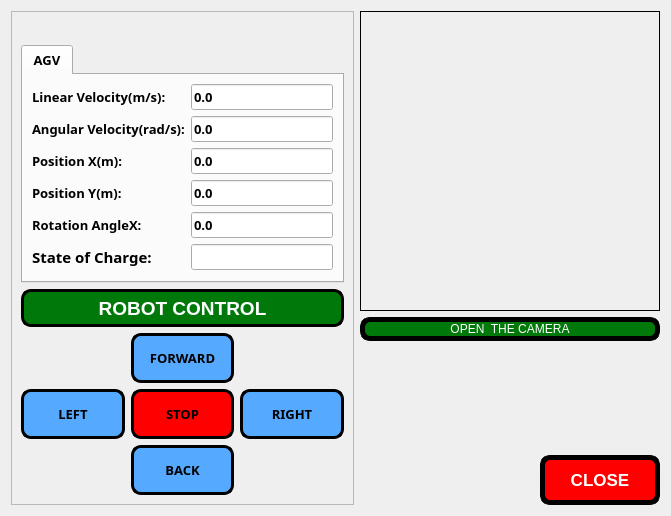
      <widget class="QWidget" name="KONTROL">
       <attribute name="icon">
        <iconset resource="../autonomous_guided_vehicles_gui-main/docs/ikonlar.qrc">
         <normaloff>:/images/icons/agv_icons.png</normaloff>:/images/icons/agv_icons.png</iconset>
       </attribute>
       <attribute name="title">
        <string>CONTROL</string>
       </attribute>
       <layout class="QGridLayout" name="gridLayout_3">
        <item row="1" column="0">
         <widget class="QFrame" name="frame_2">
          <property name="sizePolicy">
           <sizepolicy hsizetype="Preferred" vsizetype="Expanding">
            <horstretch>0</horstretch>
            <verstretch>0</verstretch>
           </sizepolicy>
          </property>
          <property name="frameShape">
           <enum>QFrame::StyledPanel</enum>
          </property>
          <property name="frameShadow">
           <enum>QFrame::Raised</enum>
          </property>
          <layout class="QGridLayout" name="gridLayout_4">
           <item row="0" column="1">
            <widget class="QWidget" name="widget" native="true">
             <property name="font">
              <font>
               <family>Sans</family>
               <weight>75</weight>
               <bold>true</bold>
              </font>
             </property>
             <layout class="QGridLayout" name="gridLayout_19"/>
            </widget>
           </item>
           <item row="8" column="1">
            <layout class="QGridLayout" name="gridLayout_5">
             <item row="1" column="1">
              <widget class="QPushButton" name="buton_ileri">
               <property name="minimumSize">
                <size>
                 <width>0</width>
                 <height>50</height>
                </size>
               </property>
               <property name="maximumSize">
                <size>
                 <width>16777215</width>
                 <height>50</height>
                </size>
               </property>
               <property name="font">
                <font>
                 <family>Sans Serif</family>
                 <pointsize>10</pointsize>
                 <weight>75</weight>
                 <bold>true</bold>
                </font>
               </property>
               <property name="styleSheet">
                <string notr="true">QPushButton{
	background-color: rgb(85, 170, 255);
	color: rgb(0, 0, 0);
	border: 3px solid;
	border-radius: 10px;
}
QPushButton::hover
{
	background-color: rgb(0, 255, 0);
}
QPushButton::checked
{
	background-color: rgb(0, 255, 0);
}</string>
               </property>
               <property name="text">
                <string>FORWARD</string>
               </property>
               <property name="checkable">
                <bool>false</bool>
               </property>
              </widget>
             </item>
             <item row="3" column="1">
              <widget class="QPushButton" name="buton_geri">
               <property name="minimumSize">
                <size>
                 <width>0</width>
                 <height>50</height>
                </size>
               </property>
               <property name="maximumSize">
                <size>
                 <width>16777215</width>
                 <height>50</height>
                </size>
               </property>
               <property name="font">
                <font>
                 <family>Sans Serif</family>
                 <pointsize>10</pointsize>
                 <weight>75</weight>
                 <bold>true</bold>
                </font>
               </property>
               <property name="styleSheet">
                <string notr="true">QPushButton{
	background-color: rgb(85, 170, 255);
	color: rgb(0, 0, 0);
	border: 3px solid;
	border-radius: 10px;
}
QPushButton::hover
{
	background-color: rgb(0, 255, 0);
}
QPushButton::checked
{
	background-color: rgb(0, 255, 0);
}</string>
               </property>
               <property name="text">
                <string>BACK</string>
               </property>
               <property name="checkable">
                <bool>false</bool>
               </property>
              </widget>
             </item>
             <item row="2" column="1">
              <widget class="QPushButton" name="buton_dur">
               <property name="minimumSize">
                <size>
                 <width>0</width>
                 <height>50</height>
                </size>
               </property>
               <property name="maximumSize">
                <size>
                 <width>16777215</width>
                 <height>50</height>
                </size>
               </property>
               <property name="font">
                <font>
                 <family>Sans Serif</family>
                 <pointsize>10</pointsize>
                 <weight>75</weight>
                 <bold>true</bold>
                </font>
               </property>
               <property name="styleSheet">
                <string notr="true">QPushButton{
	background-color: rgb(255, 0, 0);
	color: rgb(0, 0, 0);
	border: 3px solid;
	border-radius: 10px;
}
QPushButton::hover
{
	background-color: rgb(0, 255, 0);
}</string>
               </property>
               <property name="text">
                <string>STOP</string>
               </property>
               <property name="checkable">
                <bool>true</bool>
               </property>
              </widget>
             </item>
             <item row="2" column="0">
              <widget class="QPushButton" name="buton_sol">
               <property name="minimumSize">
                <size>
                 <width>0</width>
                 <height>50</height>
                </size>
               </property>
               <property name="maximumSize">
                <size>
                 <width>16777215</width>
                 <height>50</height>
                </size>
               </property>
               <property name="font">
                <font>
                 <family>Sans Serif</family>
                 <pointsize>10</pointsize>
                 <weight>75</weight>
                 <bold>true</bold>
                </font>
               </property>
               <property name="styleSheet">
                <string notr="true">QPushButton{
	background-color: rgb(85, 170, 255);
	color: rgb(0, 0, 0);
	border: 3px solid;
	border-radius: 10px;
}
QPushButton::hover
{
	background-color: rgb(0, 255, 0);
}
QPushButton::checked
{
	background-color: rgb(0, 255, 0);
}</string>
               </property>
               <property name="text">
                <string>LEFT</string>
               </property>
               <property name="checkable">
                <bool>false</bool>
               </property>
              </widget>
             </item>
             <item row="2" column="2">
              <widget class="QPushButton" name="buton_sag">
               <property name="minimumSize">
                <size>
                 <width>0</width>
                 <height>50</height>
                </size>
               </property>
               <property name="maximumSize">
                <size>
                 <width>16777215</width>
                 <height>50</height>
                </size>
               </property>
               <property name="font">
                <font>
                 <family>Sans Serif</family>
                 <pointsize>10</pointsize>
                 <weight>75</weight>
                 <bold>true</bold>
                </font>
               </property>
               <property name="styleSheet">
                <string notr="true">QPushButton{
	background-color: rgb(85, 170, 255);
	color: rgb(0, 0, 0);
	border: 3px solid;
	border-radius: 10px;
}
QPushButton::hover
{
	background-color: rgb(0, 255, 0);
}
QPushButton::checked
{
	background-color: rgb(0, 255, 0);
}</string>
               </property>
               <property name="text">
                <string>RIGHT</string>
               </property>
               <property name="checkable">
                <bool>false</bool>
               </property>
              </widget>
             </item>
            </layout>
           </item>
           <item row="6" column="1">
            <widget class="QLabel" name="text_2">
             <property name="minimumSize">
              <size>
               <width>0</width>
               <height>38</height>
              </size>
             </property>
             <property name="maximumSize">
              <size>
               <width>16777215</width>
               <height>38</height>
              </size>
             </property>
             <property name="font">
              <font>
               <family>Ubuntu</family>
               <pointsize>14</pointsize>
               <weight>75</weight>
               <bold>true</bold>
              </font>
             </property>
             <property name="styleSheet">
              <string notr="true">QLabel{
background-color: rgb(0, 120, 10);
	color: rgb(255, 255, 255);
	border: 3px solid;
	border-radius: 10px ;
}</string>
             </property>
             <property name="text">
              <string>ROBOT CONTROL</string>
             </property>
             <property name="scaledContents">
              <bool>true</bool>
             </property>
             <property name="alignment">
              <set>Qt::AlignCenter</set>
             </property>
            </widget>
           </item>
           <item row="3" column="1">
            <widget class="QTabWidget" name="tabWidget">
             <property name="font">
              <font>
               <family>Sans Serif</family>
               <pointsize>10</pointsize>
               <weight>75</weight>
               <bold>true</bold>
              </font>
             </property>
             <property name="currentIndex">
              <number>0</number>
             </property>
             <widget class="QWidget" name="tab_1">
              <attribute name="title">
               <string>AGV</string>
              </attribute>
              <layout class="QGridLayout" name="gridLayout_24">
               <item row="0" column="1">
                <widget class="QLineEdit" name="linear_info">
                 <property name="text">
                  <string>0.0</string>
                 </property>
                </widget>
               </item>
               <item row="4" column="1">
                <widget class="QLineEdit" name="donus_aci_info">
                 <property name="text">
                  <string>0.0</string>
                 </property>
                </widget>
               </item>
               <item row="3" column="0">
                <widget class="QLabel" name="position_y">
                 <property name="font">
                  <font>
                   <family>Sans Serif</family>
                   <weight>75</weight>
                   <italic>false</italic>
                   <bold>true</bold>
                  </font>
                 </property>
                 <property name="text">
                  <string>Position Y(m):</string>
                 </property>
                </widget>
               </item>
               <item row="3" column="1">
                <widget class="QLineEdit" name="y_info">
                 <property name="text">
                  <string>0.0</string>
                 </property>
                </widget>
               </item>
               <item row="2" column="1">
                <widget class="QLineEdit" name="x_info">
                 <property name="text">
                  <string>0.0</string>
                 </property>
                </widget>
               </item>
               <item row="4" column="0">
                <widget class="QLabel" name="rotation_angle">
                 <property name="font">
                  <font>
                   <family>Sans Serif</family>
                   <weight>75</weight>
                   <italic>false</italic>
                   <bold>true</bold>
                  </font>
                 </property>
                 <property name="text">
                  <string>Rotation AngleX:</string>
                 </property>
                </widget>
               </item>
               <item row="1" column="0">
                <widget class="QLabel" name="angular_vel">
                 <property name="font">
                  <font>
                   <family>Sans Serif</family>
                   <weight>75</weight>
                   <italic>false</italic>
                   <bold>true</bold>
                  </font>
                 </property>
                 <property name="text">
                  <string>Angular Velocity(rad/s):</string>
                 </property>
                </widget>
               </item>
               <item row="1" column="1">
                <widget class="QLineEdit" name="acisal_hiz_info">
                 <property name="text">
                  <string>0.0</string>
                 </property>
                </widget>
               </item>
               <item row="0" column="0">
                <widget class="QLabel" name="linear_vel">
                 <property name="font">
                  <font>
                   <family>Sans Serif</family>
                   <weight>75</weight>
                   <italic>false</italic>
                   <bold>true</bold>
                  </font>
                 </property>
                 <property name="text">
                  <string>Linear Velocity(m/s):</string>
                 </property>
                </widget>
               </item>
               <item row="2" column="0">
                <widget class="QLabel" name="position_x">
                 <property name="font">
                  <font>
                   <family>Sans Serif</family>
                   <weight>75</weight>
                   <italic>false</italic>
                   <bold>true</bold>
                  </font>
                 </property>
                 <property name="text">
                  <string>Position X(m):</string>
                 </property>
                </widget>
               </item>
               <item row="5" column="0">
                <widget class="QLabel" name="sarj_durumu">
                 <property name="font">
                  <font>
                   <family>Sans</family>
                   <pointsize>11</pointsize>
                   <weight>75</weight>
                   <italic>false</italic>
                   <bold>true</bold>
                  </font>
                 </property>
                 <property name="text">
                  <string>State of Charge:</string>
                 </property>
                </widget>
               </item>
               <item row="5" column="1">
                <widget class="QLineEdit" name="sarj_info"/>
               </item>
              </layout>
             </widget>
            </widget>
           </item>
          </layout>
         </widget>
        </item>
        <item row="1" column="1">
         <layout class="QVBoxLayout" name="verticalLayout_3">
          <item>
           <widget class="QLabel" name="camera_info">
            <property name="sizePolicy">
             <sizepolicy hsizetype="Expanding" vsizetype="Expanding">
              <horstretch>0</horstretch>
              <verstretch>0</verstretch>
             </sizepolicy>
            </property>
            <property name="minimumSize">
             <size>
              <width>300</width>
              <height>300</height>
             </size>
            </property>
            <property name="maximumSize">
             <size>
              <width>500</width>
              <height>405</height>
             </size>
            </property>
            <property name="frameShape">
             <enum>QFrame::Box</enum>
            </property>
            <property name="text">
             <string/>
            </property>
            <property name="scaledContents">
             <bool>true</bool>
            </property>
            <property name="alignment">
             <set>Qt::AlignCenter</set>
            </property>
           </widget>
          </item>
          <item>
           <widget class="QPushButton" name="camera_button">
            <property name="styleSheet">
             <string notr="true">QPushButton{
	background-color: rgb(0, 120, 10);
	color: rgb(255, 255, 255);
	border: 5px solid;
	border-radius: 10px;
}
QPushButton::hover
{
	background-color: rgb(0, 255, 0);
	border-color: rgb(255, 0, 0);

}</string>
            </property>
            <property name="text">
             <string>OPEN  THE CAMERA</string>
            </property>
           </widget>
          </item>
          <item>
           <layout class="QGridLayout" name="gridLayout_8">
            <item row="1" column="1">
             <widget class="QPushButton" name="butonKapat_5">
              <property name="sizePolicy">
               <sizepolicy hsizetype="Expanding" vsizetype="Fixed">
                <horstretch>0</horstretch>
                <verstretch>0</verstretch>
               </sizepolicy>
              </property>
              <property name="minimumSize">
               <size>
                <width>0</width>
                <height>50</height>
               </size>
              </property>
              <property name="maximumSize">
               <size>
                <width>120</width>
                <height>16777215</height>
               </size>
              </property>
              <property name="font">
               <font>
                <pointsize>13</pointsize>
                <weight>75</weight>
                <bold>true</bold>
               </font>
              </property>
              <property name="styleSheet">
               <string notr="true">QPushButton{
    qproperty-icon: url(:/images/icons/close_icon.png);

	background-color: rgb(255, 0, 0);
	color: rgb(255, 255, 255);
	border: 5px solid;
	border-radius: 10px;
}
QPushButton::hover
{
	background-color: rgb(0, 255, 0);
	border-color: rgb(255, 0, 0);

}</string>
              </property>
              <property name="text">
               <string>CLOSE</string>
              </property>
              <property name="iconSize">
               <size>
                <width>30</width>
                <height>30</height>
               </size>
              </property>
             </widget>
            </item>
            <item row="1" column="0">
             <spacer name="horizontalSpacer_12">
              <property name="orientation">
               <enum>Qt::Horizontal</enum>
              </property>
              <property name="sizeHint" stdset="0">
               <size>
                <width>40</width>
                <height>20</height>
               </size>
              </property>
             </spacer>
            </item>
            <item row="0" column="0">
             <spacer name="verticalSpacer">
              <property name="orientation">
               <enum>Qt::Vertical</enum>
              </property>
              <property name="sizeHint" stdset="0">
               <size>
                <width>20</width>
                <height>40</height>
               </size>
              </property>
             </spacer>
            </item>
           </layout>
          </item>
         </layout>
        </item>
       </layout>
      </widget>
